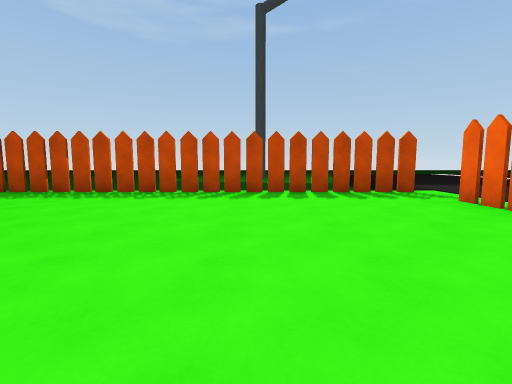
view 1 (above)

20 first-person views from a walk through a Unity game level. The camera is 1.2 m above the floor, tilts 6° down and sees 85° across. Doors are open. The floor is counted in squares, 2 m on a side. Each view is taken from the middle of a square. On the plan, view 1 faces up. The plan holds only what a view shows up to about 9 squares ahead; the rest is blank. The place goes on beyond the plan. Some surface patterns are stand-ins.

view 2
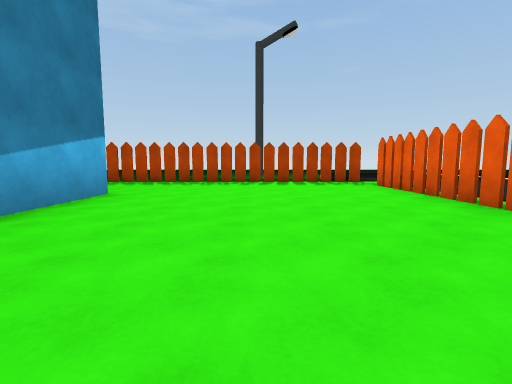

view 3
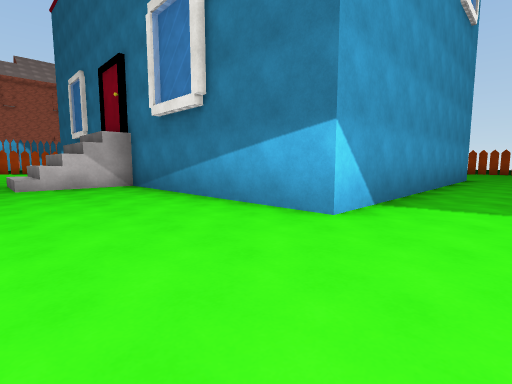

view 4
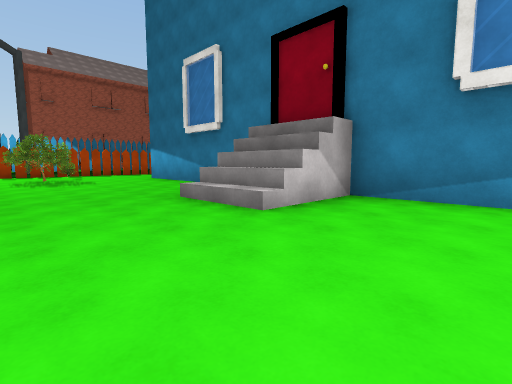

view 5
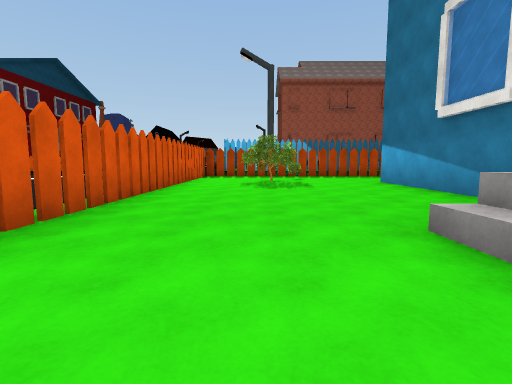

view 6
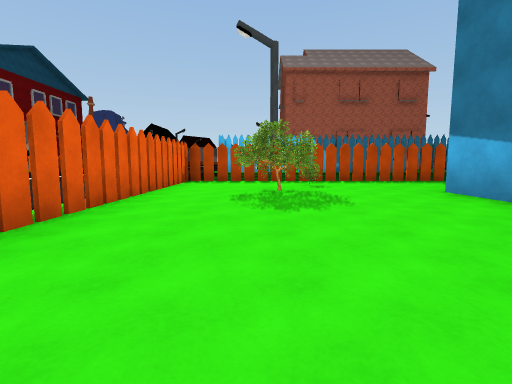

view 7
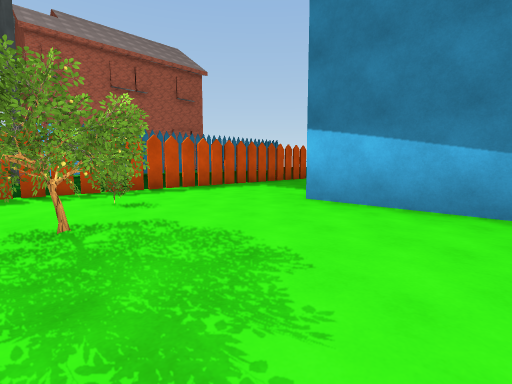

view 8
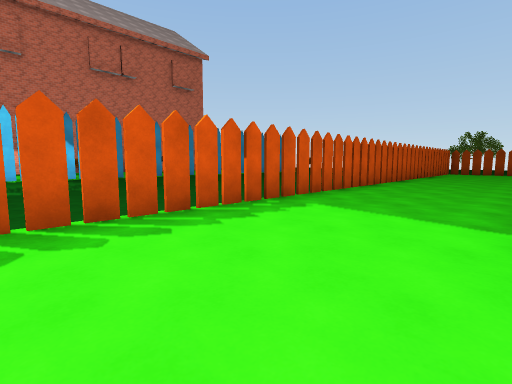

view 9
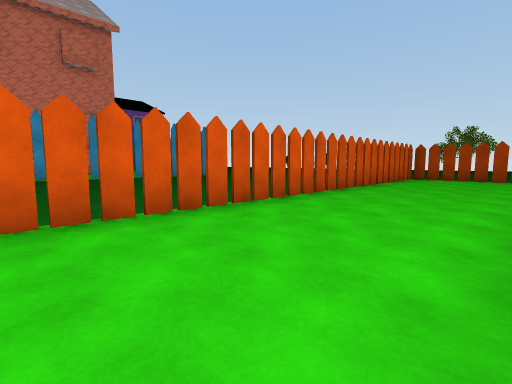

view 10
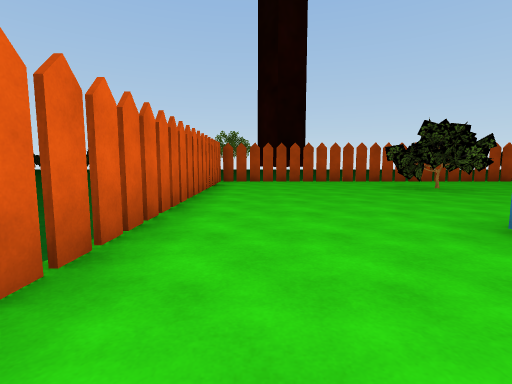

view 11
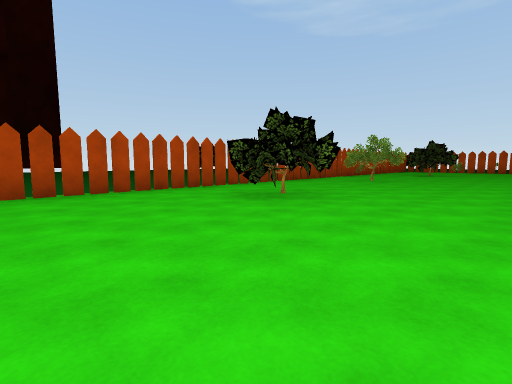

view 12
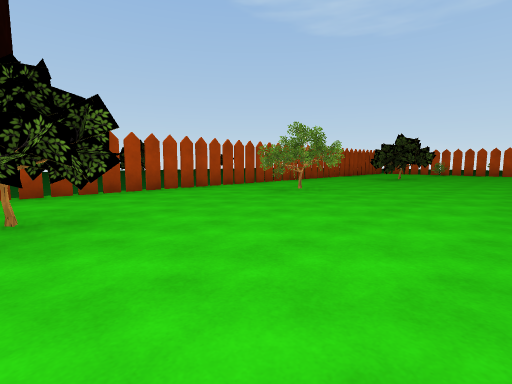

view 13
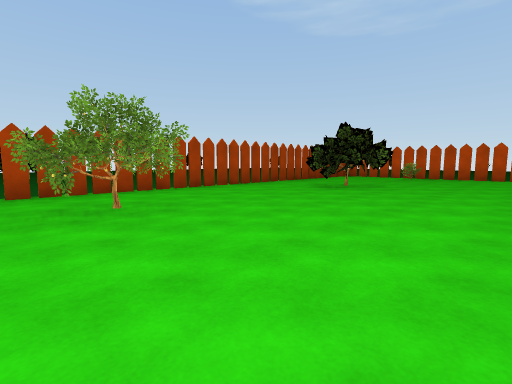

view 14
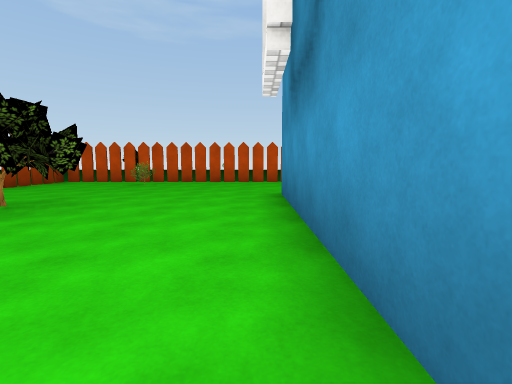

view 15
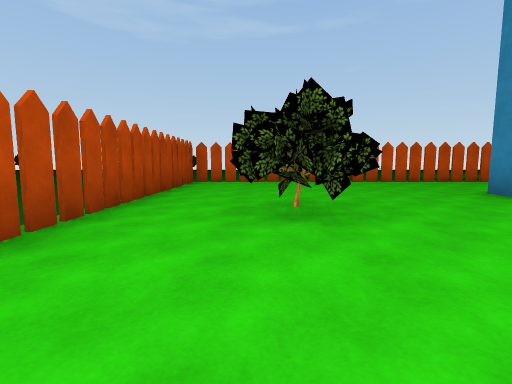

view 16
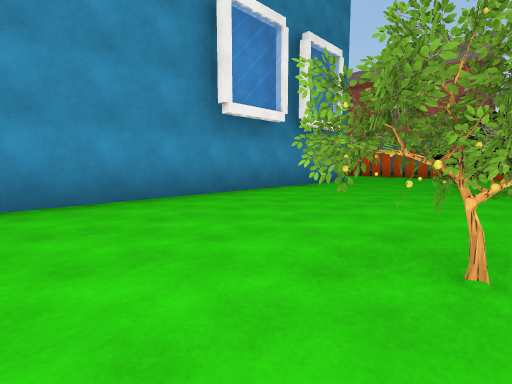

view 17
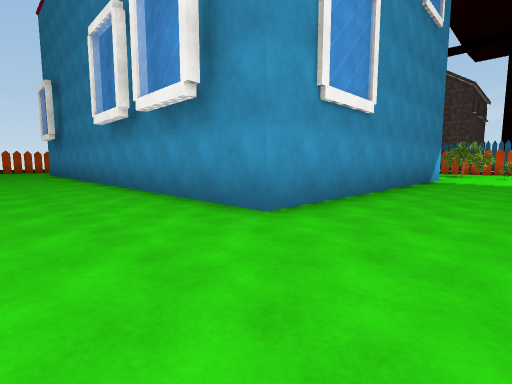

view 18
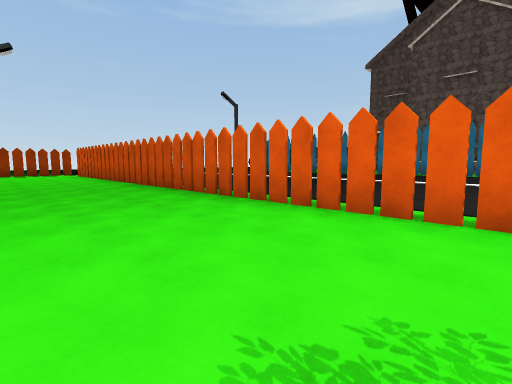

view 19
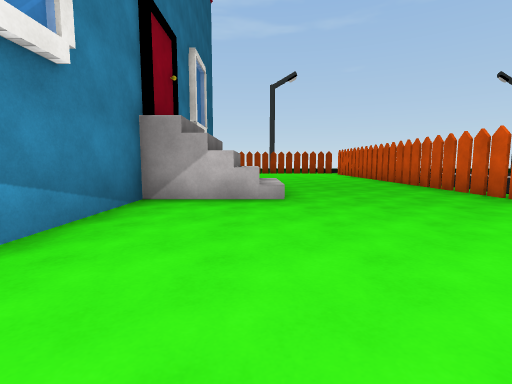

view 20
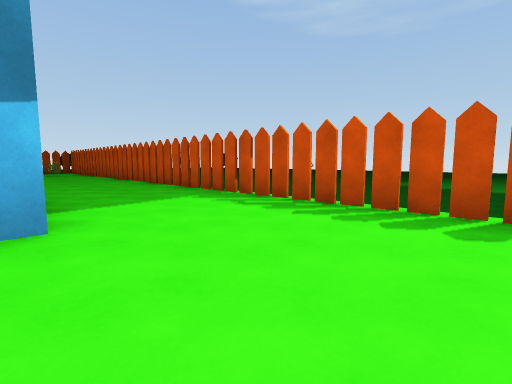

### Floor plan
Points are (right, up) in squares from view 1. A wall is a line through its corners. A room is listed if a view was taken in it or the views show most of it. See-through windows are left out.
Room 1 (views 1, 2, 3, 4, 5, 6, 7, 8, 9, 10, 11, 12, 13, 14, 15, 16, 17, 18, 19, 20)
walls: (-15.1, -0.4) (-15.3, 0) (-15.6, 0.3) (-15.8, -0.3); (-15, -0.1) (-15.3, 0.3); (-14.6, 0.2) (-15, 0.7) (-14.9, 0.2) (-15.6, 0.2); (-15.3, -0.3) (-15.5, 0.4); (-15.6, 0.3) (-16.1, 0); (-14.9, -8.9) (-15.1, -9.3); (-15, -8.9) (-15.2, -9.4) (-15.6, -9.7); (-15.9, 0.4) (-16.3, 0); (-14.5, -9.4) (-14.8, -9.7) (-14.5, -10.1); (-15.3, -9) (-15.2, -9.4); (-14.5, -9.5) (-15.1, -9.9) (-15, -10.4); (-15.2, -9.5) (-15.4, -10.1) (-15, -10.6); (-15.2, 1.6) (-15.1, 1.1); (-11.2, 2.4) (-2.9, 2.4) (-2.9, -3.4) (-0.9, -3.4); (-14.7, -10.3) (-15.2, -10.3); (-15.5, -10.3) (-15.7, -10.9); (-17.9, -10.5) (-17.9, -14.5); (-1.8, -3.4) (-1.8, -5.5); (-1.4, -3.4) (-1.4, -5.5); (-3.5, -11.7) (-11.5, -11.7) (-11.5, 2.5); (-0.5, -5.4) (-2.9, -5.4) (-2.9, -11.8); (-17.9, -15.1) (0.8, -15.1); (3.2, 5.7) (-17.9, 5.7) (-17.9, -8.5); (3.2, -15) (3.2, 4.4)
low walls: (-15, -0.1) (-15.2, 0.3); (-15.4, -10) (-15, -10.6); (-0.9, -3.4) (-0.9, -5.5); (-0.5, -3.5) (-0.5, -5.4)
ways out: opening at (-17, -9.5) to room 2; open door at (3, 5.5); gap at (-11, 6)
objects: tree (-16, -6) to (-15, -4); tree (-15, 4); tree (0, -13); tree (0, -12) to (1, -11)
Room 2 (no view inside)
walls: (-17.9, -8.5) (-17.9, -10.5)
ways out: opening at (-17, -9.5) to room 1

Positions as (right, up) in squares from view 1, and headings:
1: (0, 0), facing up
2: (0, -3), facing up
3: (0, 4), facing down-left
4: (2, -1), facing down-left
5: (1, -3), facing down
6: (1, -6), facing down
7: (1, -9), facing down-left
8: (-1, -12), facing down-left
9: (-7, -12), facing down-left
10: (-9, -14), facing left
11: (-12, -14), facing up-left
12: (-12, -10), facing up-left
13: (-12, -6), facing up-left
14: (-12, -3), facing up
15: (-16, -3), facing up
16: (-16, -3), facing down-right
17: (-14, -14), facing up-right
18: (0, -10), facing up-right
19: (-1, -10), facing up
20: (0, 2), facing up-left
